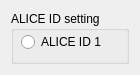
      <widget class="QWidget" name="verticalLayoutWidget">
       <property name="geometry">
        <rect>
         <x>1700</x>
         <y>0</y>
         <width>134</width>
         <height>75</height>
        </rect>
       </property>
       <layout class="QVBoxLayout" name="ALICE_layout">
        <item>
         <widget class="QGroupBox" name="ALICE_ID_GROUP">
          <property name="title">
           <string>ALICE ID setting</string>
          </property>
          <widget class="QRadioButton" name="ALICE_ID_1_Button">
           <property name="geometry">
            <rect>
             <x>10</x>
             <y>20</y>
             <width>110</width>
             <height>22</height>
            </rect>
           </property>
           <property name="acceptDrops">
            <bool>false</bool>
           </property>
           <property name="text">
            <string>ALICE ID 1</string>
           </property>
           <property name="checkable">
            <bool>true</bool>
           </property>
           <property name="checked">
            <bool>false</bool>
           </property>
          </widget>
          <widget class="QRadioButton" name="ALICE_ID_2_Button">
           <property name="geometry">
            <rect>
             <x>10</x>
             <y>50</y>
             <width>110</width>
             <height>22</height>
            </rect>
           </property>
           <property name="text">
            <string>ALICE ID 2</string>
           </property>
           <property name="checked">
            <bool>false</bool>
           </property>
          </widget>
         </widget>
        </item>
       </layout>
      </widget>
